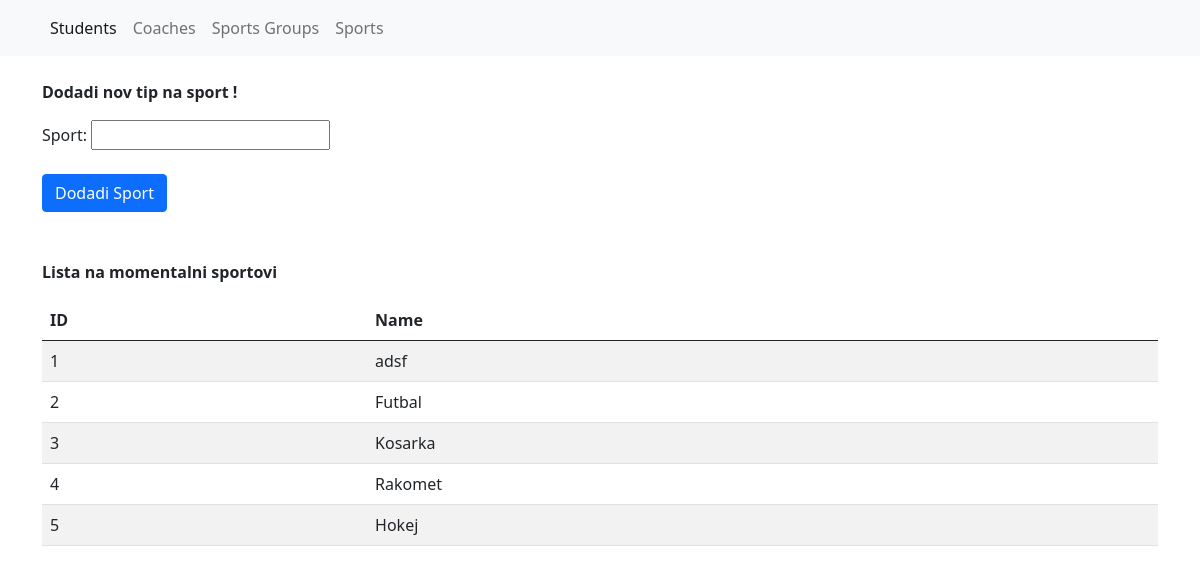
The app's page /sports.php with its own data.
### tables this page shows
CREATE TABLE `sports` (
  `sports_id` int(11) NOT NULL,
  `sports_name` varchar(255) NOT NULL
);

### sports.php (the view, shortened to what this page needs)
<?php
require_once 'config.php';
require_once 'header.php';
?>
<!DOCTYPE html>
<html lang="en">
<head>
</head>
<body>
<div class="container">
<p><b>Dodadi nov tip na sport ! </b></p>
<form action="sports.php" method="post">
<label for="sport">Sport:</label>
<input type="text" name="sport" id="sport"><br><br>
<input type="submit" value="Dodadi Sport"  class="btn btn-primary">
</form>
</div>
</body>
</html>
<!DOCTYPE html>
<html lang="en">
<head>
</head>
<body>
    <div class="col-md-12 container">
   <br><br>
<p><b>Lista na momentalni sportovi</b></p>
<table class="table table-striped">
<thead>
    <tr>
        <th>ID</th>
        <th>Name</th>
    </tr>
</thead>
<tbody>
<?php
$sql = "SELECT * FROM sports";
$run = $conn->query($sql);
$results = $run->fetch_all(MYSQLI_ASSOC);
foreach($results as $result) : ?>
<tr>
    <td><?php echo $result['sports_id'] ?></td>
    <td><?php echo $result['sports_name'] ?></td>
</tr>
<?php endforeach; ?>
</tbody>
</table>
</div>
</body>
</html>

### records on screen
sports: sports_id "1", sports_name "adsf"
sports: sports_id "2", sports_name "Futbal"
sports: sports_id "3", sports_name "Kosarka"
sports: sports_id "4", sports_name "Rakomet"
sports: sports_id "5", sports_name "Hokej"
